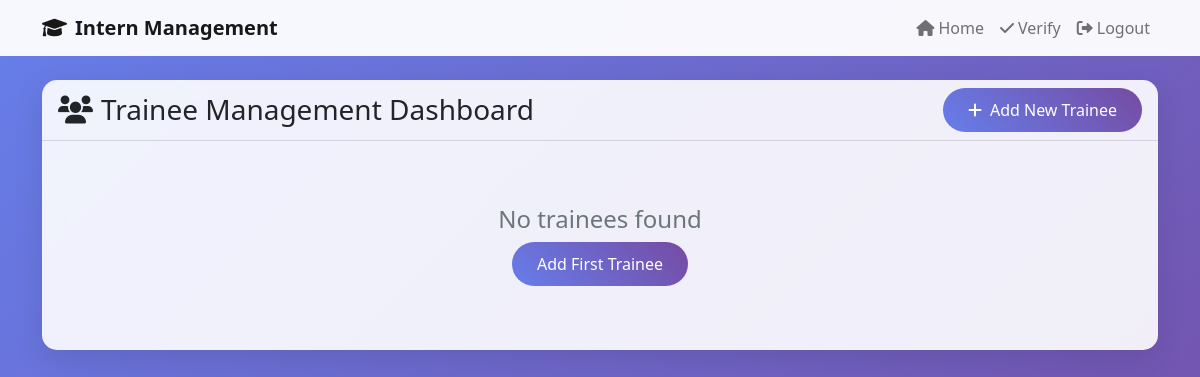
/trainees (signed in), run on an earlier commit of the app's database.
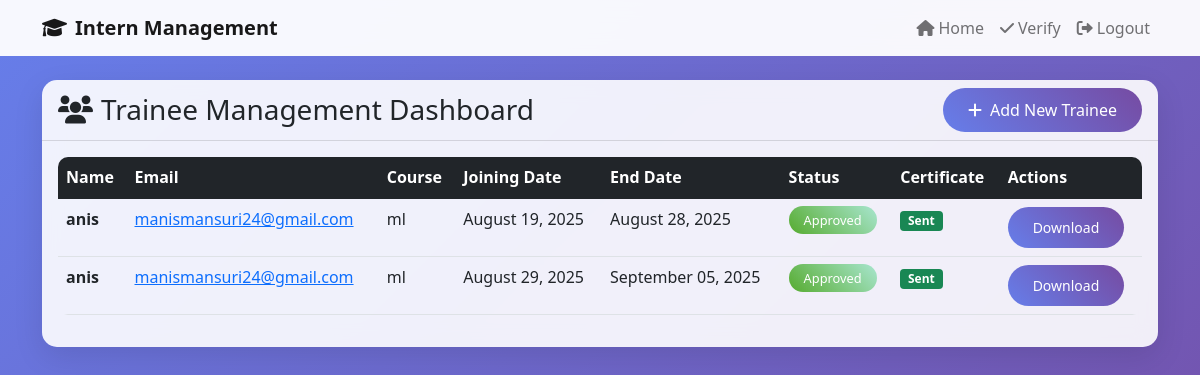
And on a later commit of the database.
### app.py (models this page shows)
class Trainee(db.Model):
    id = db.Column(db.Integer, primary_key=True)
    name = db.Column(db.String(100), nullable=False)
    email = db.Column(db.String(120), nullable=False)
    course = db.Column(db.String(140), nullable=False)
    joining_date = db.Column(db.Date, nullable=False)
    end_date = db.Column(db.Date, nullable=False)
    status = db.Column(db.String(20), default='pending')
    certificate_sent = db.Column(db.Boolean, default=False)
    verification_id = db.Column(db.String(50), unique=True)

### app.py (the view)
@app.route('/trainees')
@login_required
def trainees_dashboard():
    trainees = Trainee.query.all()
    return render_template('trainees_dashboard.html', trainees=trainees)

### app.py (called while the page is built)
@login_manager.user_loader
def load_user(user_id):
    return Admin.query.get(int(user_id))

### templates/trainees_dashboard.html (shortened to what this page needs)
{% extends "base.html" %}
{% block content %}
<div class="row">
    <div class="col-12">
        <div class="card">
            <div class="card-header bg-transparent d-flex justify-content-between align-items-center">
                <h3 class="mb-0"><i class="fas fa-users me-2"></i>Trainee Management Dashboard</h3>
                <a href="{{ url_for('add_trainee') }}" class="btn btn-primary">
                    <i class="fas fa-plus me-2"></i>Add New Trainee
                </a>
            </div>
            <div class="card-body">
                {% if trainees %}
                <div class="table-responsive">
                    <table class="table table-hover">
                        <thead class="table-dark">
                            <tr>
                                <th>Name</th>
                                <th>Email</th>
                                <th>Course</th>
                                <th>Joining Date</th>
                                <th>End Date</th>
                                <th>Status</th>
                                <th>Certificate</th>
                                <th>Actions</th>
                            </tr>
                        </thead>
                        <tbody>
                            {% for t in trainees %}
                            <tr>
                                <td><strong>{{ t.name }}</strong></td>
                                <td><a href="mailto:{{ t.email }}">{{ t.email }}</a></td>
                                <td>{{ t.course }}</td>
                                <td>{{ t.joining_date.strftime('%B %d, %Y') }}</td>
                                <td>{{ t.end_date.strftime('%B %d, %Y') }}</td>
                                <td>
                                    {% if t.status == 'pending' %}
                                        <span class="status-pending">Pending</span>
                                    {% elif t.status == 'approved' %}
                                        <span class="status-approved">Approved</span>
                                    {% else %}
                                        <span class="status-rejected">Rejected</span>
                                    {% endif %}
                                </td>
                                <td>
                                    {% if t.certificate_sent %}
                                        <span class="badge bg-success">Sent</span>
                                    {% else %}
                                        <span class="badge bg-secondary">Not Sent</span>
                                    {% endif %}
                                </td>
                                <td>
                                    <div class="btn-group" role="group">
                                        {% if t.status == 'pending' %}
                                            <a class="btn btn-success btn-sm" href="{{ url_for('approve_trainee', trainee_id=t.id) }}">Approve</a>
                                            <a class="btn btn-danger btn-sm" href="{{ url_for('reject_trainee', trainee_id=t.id) }}">Reject</a>
                                        {% elif t.status == 'approved' %}
                                            <a class="btn btn-primary btn-sm" href="{{ url_for('download_trainee_certificate', trainee_id=t.id) }}">Download</a>
                                        {% endif %}
                                    </div>
                                </td>
                            </tr>
                            {% endfor %}
                        </tbody>
                    </table>
                </div>
                {% else %}
                <div class="text-center py-5">
                    <h4 class="text-muted">No trainees found</h4>
                    <a href="{{ url_for('add_trainee') }}" class="btn btn-primary">Add First Trainee</a>
                </div>
                {% endif %}
            </div>
        </div>
    </div>
</div>
{% endblock %}

### templates/base.html (shortened to what this page needs)
<!DOCTYPE html>
<html lang="en">
<head>
    <link href="https://cdn.jsdelivr.net/npm/bootstrap@5.1.3/dist/css/bootstrap.min.css" rel="stylesheet">
    <link href="https://cdnjs.cloudflare.com/ajax/libs/font-awesome/6.0.0/css/all.min.css" rel="stylesheet">
</head>
<body>
    <nav class="navbar navbar-expand-lg navbar-light">
        <div class="container">
            <a class="navbar-brand fw-bold" href="{{ url_for('index') }}">
                <i class="fas fa-graduation-cap me-2"></i>Intern Management
            </a>
            <div class="navbar-nav ms-auto">
                <a class="nav-link" href="{{ url_for('index') }}">
                    <i class="fas fa-home me-1"></i>Home
                </a>
                <a class="nav-link" href="{{ url_for('verify') }}">
                    <i class="fas fa-check me-1"></i>Verify
                </a>
                {% if current_user.is_authenticated %}
                <a class="nav-link" href="{{ url_for('logout') }}">
                    <i class="fas fa-sign-out-alt me-1"></i>Logout
                </a>
                {% else %}
                <a class="nav-link" href="{{ url_for('login') }}">
                    <i class="fas fa-user-lock me-1"></i>Admin Login
                </a>
                {% endif %}
            </div>
        </div>
    </nav>
    <div class="container mt-4">
        {% block content %}{% endblock %}
    </div>
</body>
</html>

### templates/base.html (style rules this page uses)
body { background: linear-gradient(135deg, #667eea 0%, #764ba2 100%); min-height: 100vh; }
.navbar { background: rgba(255, 255, 255, 0.95) !important; backdrop-filter: blur(10px); }
.card { border: none; border-radius: 15px; box-shadow: 0 10px 30px rgba(0, 0, 0, 0.1); backdrop-filter: blur(10px); background: rgba(255, 255, 255, 0.9); }
.btn-primary { background: linear-gradient(45deg, #667eea, #764ba2); border: none; border-radius: 25px; padding: 10px 25px; }
.table { border-radius: 10px; overflow: hidden; }
.status-approved { background: linear-gradient(45deg, #56ab2f, #a8e6cf); color: white; padding: 5px 15px; border-radius: 20px; font-size: 0.8em; }

What changed in the data, as far as the page shows it:
added Trainee: name "anis", email "manismansuri24@gmail.com", course "ml", joining_date "August 19, 2025", end_date "August 28, 2025", status "Approved", certificate_sent "Sent"
added Trainee: name "anis", email "manismansuri24@gmail.com", course "ml", joining_date "August 29, 2025", end_date "September 05, 2025", status "Approved", certificate_sent "Sent"
Also different on the page:
text no longer shown: "No trainees found Add First Trainee"
text now shown: "Name Email Course Joining Date End Date Status Certificate Actions"
